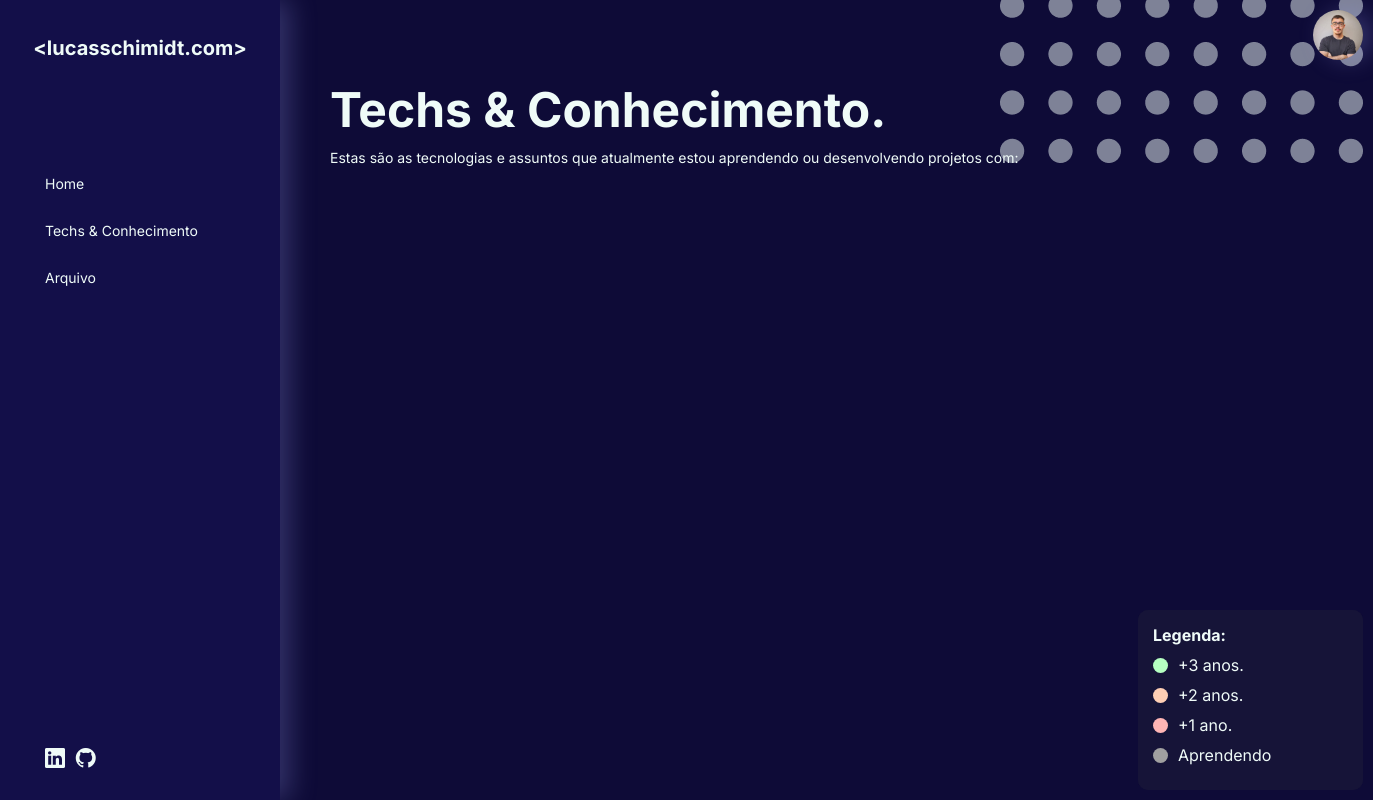
Page /tech/ on the earlier database version.
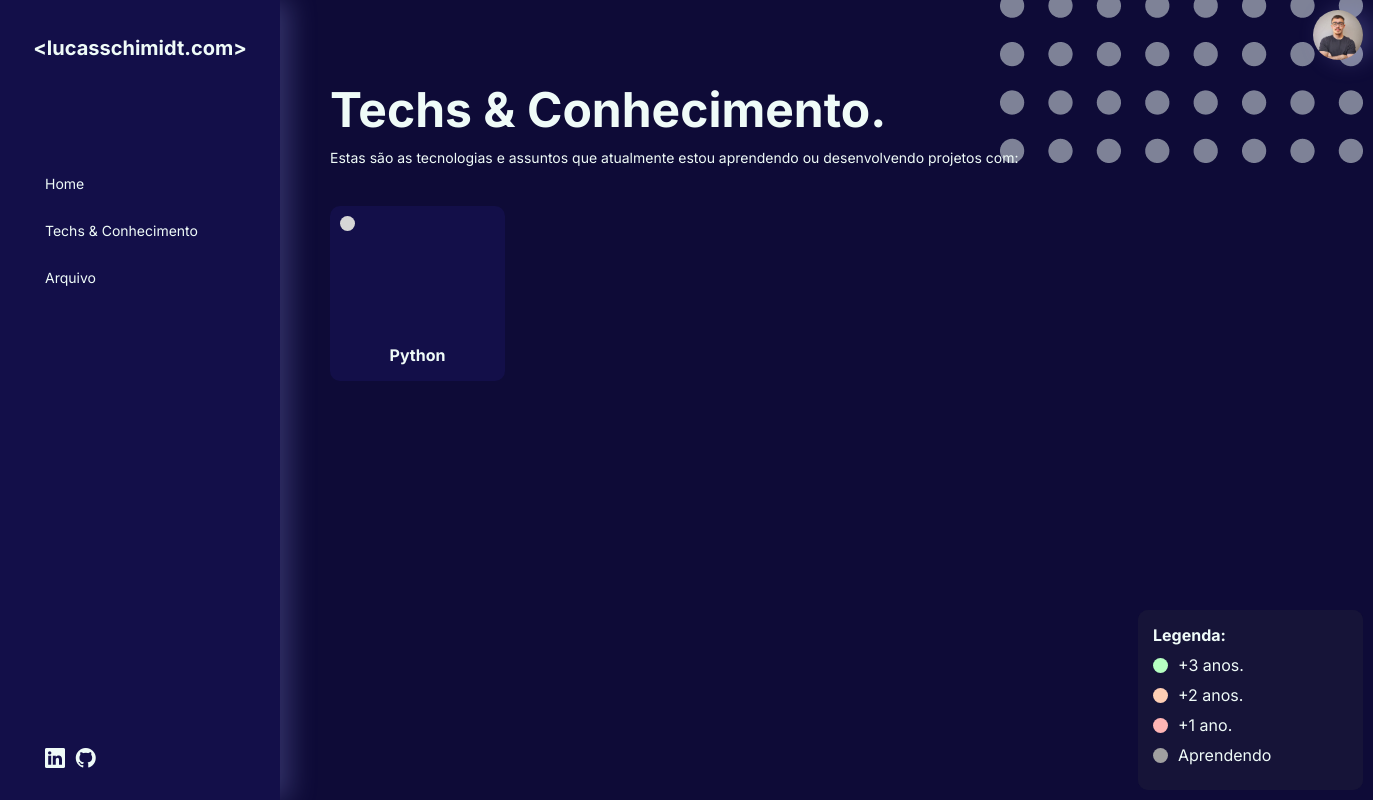
Same page on the later database version.
### app/models.py (models this page shows)
class Tech(models.Model):
    title = models.CharField(max_length=100)
    type =  models.IntegerField(choices=TECH_LEVELS, default=0)
    image = models.ImageField(upload_to='techs/', default='default_image.jpg')

### app/views.py (the view)
# urls.py: path('tech/', views.TechPageView.as_view(), name='tech'),
class TechPageView(TemplateView):
	template_name = 'tech.html'
	def get_context_data(self, **kwargs):
		context = super().get_context_data(**kwargs)
		context['tech'] = models.Tech.objects.all()
		return context

### app/templates/tech.html (shortened to what this page needs)
{% extends "base.html" %}
{% block content %}
    <section class="tech">
        <div class="tech-title">
            <h1>Techs & Conhecimento.</h1>
            <p>Estas são as tecnologias e assuntos que atualmente estou aprendendo ou desenvolvendo projetos com:</p>
        </div>
        <div id="sub-mobile" class="tech-subtitle">
            <p><b>Legenda:</b></p>
            <ul>
                <li>
                    <p>+3 anos.</p>
                </li>
                <li>
                    <p>+2 anos.</p>
                </li>
                <li>
                    <p>+1 ano.</p>
                </li>
                <li>
                    <p>Aprendendo</p>
                </li>
            </ul>
        </div>
        <div class="tech-items">
            <ul>
                {% for item in tech %}
                    <li class="box-hover-low-effect">
                        {% if item.type == 0 %}
                            <div class="tech-badge-0 tech-badge"></div>
                        {% endif %}
                        <div class="tech-logo"></div>
                        <div class="tech-name"><p><b>{{item.title}}</b></p></div>
                    </li>
                {% endfor %}
            </ul>
        </div>
        <div id="sub-desktop" class="tech-subtitle">
            <p><b>Legenda:</b></p>
            <ul>
                <li>
                    <div class="tech-dot" id="green-dot"></div>
                    <p>+3 anos.</p>
                </li>
                <li>
                    <div class="tech-dot" id="orange-dot"></div>
                    <p>+2 anos.</p>
                </li>
                <li>
                    <div class="tech-dot" id="red-dot"></div>
                    <p>+1 ano.</p>
                </li>
                <li>
                    <div class="tech-dot" id="gray-dot"></div>
                    <p>Aprendendo</p>
                </li>
            </ul>
        </div>
    </section>
    <section class="background">
        <img id="tech-background" src="/media/assets/Dots.png"></img>
    </section>
{% endblock %}

Differences in the rows shown:
added Tech: type 0 (drawn), title "Python"
